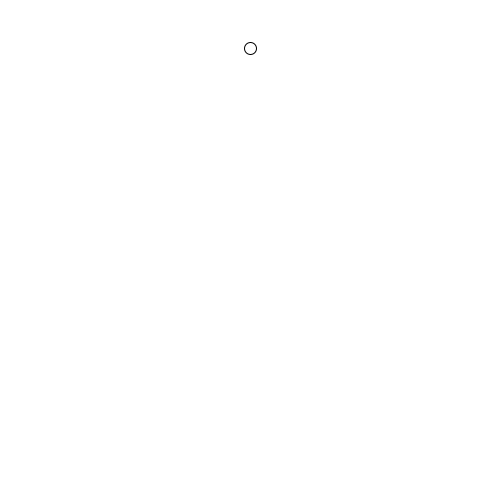
Frame 1 (no input)
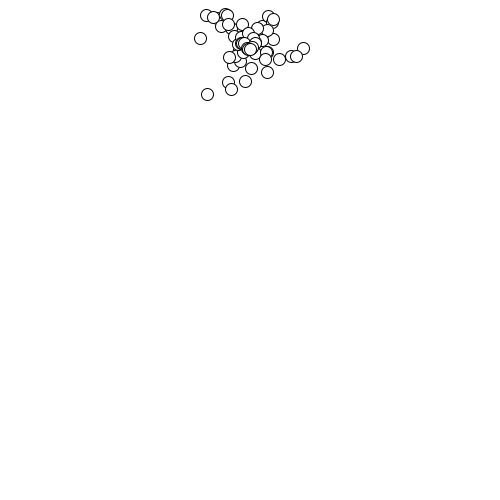
Frame 60 (the mouse pressed at the canvas centre just before this capture)
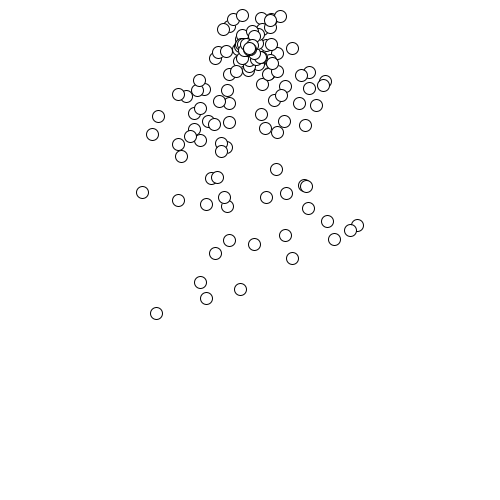
Frame 120 (the mouse held since frame 60 and released just before this capture)

The Processing sketch that drew these frames (run headless with seeded random() and noise(); from frame 60 on, the mouse is pressed at the canvas centre):

// Processing sketch: sketch_09_day_9
// ── sketch_09_day_9.pde
/////Example on ARRAY LISTS

//Global Variables

ArrayList<Particle> particles;
//int numElements = 100;
//PVector location = new PVector(300, 300);
//Particle [] pArray = new Particle[numElements];

void setup(){
  size(500, 500);

//Initialize Array
//for(int i = 0; i< numElements; i++){
  //pArray[i] = new Particle(location);
  
/////////////Initialize an insatnce of the arraylist particles
  particles = new ArrayList <Particle>();
  
  
   
}

void draw(){
  background(255);
  
  /////////////// add objects from the Particle class into our arraylist
  
  particles.add(new Particle (new PVector(width/2,50)));
  
  for(int i = 0; i< particles.size(); i++){
    particles.get(i).run(); 
    //pArray[i].run();

   }
}

// ── Particle.pde
class Particle {

  //Data
  PVector location;
  PVector velocity;
  PVector acceleration;


  //Constructor
  Particle (PVector location_) {
   acceleration = new PVector(0, 0.05);
   velocity = new PVector(random(-1,1), random(-2,0));
   
   location = location_.get();
   
   location = location_;
  }


  void run() {
    update();
    display();
  }
  
  void update(){
    velocity.add(acceleration);
    location.add(velocity);
  }
  
  void display(){
    ellipse(location.x, location.y, 12, 12);
  }
  
}//closing bracket for the whole class
